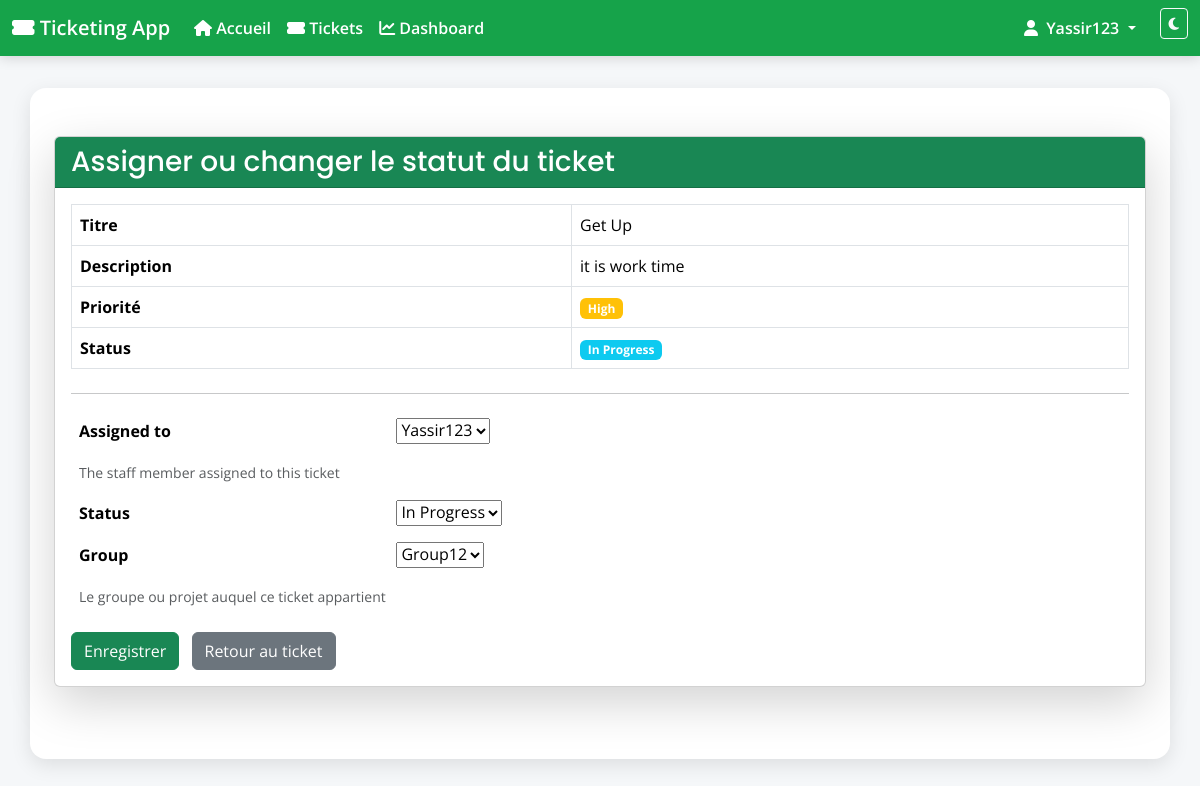
The app's page /tickets/1/assign/ (signed in) with its own data.
### tickets/models.py (models this page shows, shortened)
class Ticket(models.Model):
    TICKET_TYPE_CHOICES = [
        ('demande', 'Demande'),
        ('incident', 'Incident'),
    ]
    STATUS_CHOICES = [
        ('open', 'Open'),
        ('in_progress', 'In Progress'),
        ('closed', 'Closed'),
    ]
    PRIORITY_CHOICES = [
        ('low', 'Low'),
        ('medium', 'Medium'),
        ('high', 'High'),
    ]
    title = models.CharField(max_length=200)   # Title of the ticket
    description = models.TextField()           # Detailed description
    type = models.CharField(
        max_length=20,
        choices=TICKET_TYPE_CHOICES,
        default='demande'
    )
    status = models.CharField(
        max_length=20,
        choices=STATUS_CHOICES,
        default='open'                         # Default status is 'open'
    )
    priority = models.CharField(
        max_length=10,
        choices=PRIORITY_CHOICES,
        default='medium'                       # Default priority is 'medium'
    )
    created_by = models.ForeignKey(
        User, related_name='tickets_created', on_delete=models.CASCADE
    )                                          # User who created the ticket
    assigned_to = models.ForeignKey(
        User, related_name='tickets_assigned', on_delete=models.SET_NULL,
        null=True, blank=True,
        help_text="The staff member assigned to this ticket"
    )                                          # Staff member assigned to the ticket
    group = models.ForeignKey(
        Group, related_name='tickets', on_delete=models.CASCADE, null=True, blank=True,
        help_text="Le groupe ou projet auquel ce ticket appartient"
    )                                          # Group or project the ticket belongs to
    created_at = models.DateTimeField(auto_now_add=True)   # Creation timestamp
    updated_at = models.DateTimeField(auto_now=True)       # Last update timestamp
    closed_at = models.DateTimeField(null=True, blank=True) # When ticket was closed

### tickets/views.py (the view)
# urls.py: path('<int:pk>/assign/', views.ticket_assign, name='ticket_assign'),  # Assignment URL
@login_required
@user_passes_test(is_staff)
def ticket_assign(request, pk):
    ticket = get_object_or_404(Ticket, pk=pk)  # Get the ticket or return 404
    if request.method == 'POST':
        form = TicketAssignForm(request.POST, instance=ticket)
        if form.is_valid():
            form.save()  # Save the assignment and status change
            return redirect('tickets:ticket_detail', pk=ticket.pk)  # Redirect to ticket detail
    else:
        form = TicketAssignForm(instance=ticket)  # Pre-fill form with current data
    return render(request, 'tickets/ticket_assign.html', {'form': form, 'ticket': ticket})

### tickets/forms.py
class TicketAssignForm(forms.ModelForm):
    class Meta:
        model = Ticket
        fields = ['assigned_to', 'status', 'group']

### tickets/models.py (called while the page is built)
    def __str__(self):
        return self.name

### tickets/views.py (called while the page is built)
def is_staff(user):
    return user.is_staff or user.is_superuser

### tickets/templates/tickets/ticket_assign.html (shortened to what this page needs)
{% extends 'appli_ticketing/base.html' %}
{% block content %}
<div class="card shadow-lg mb-4">
  <div class="card-header bg-success text-white">
    <h3 class="mb-0">Assigner ou changer le statut du ticket</h3>
  </div>
  <div class="card-body">
    <table class="table table-bordered mb-4">
      <tbody>
        <tr>
          <th scope="row">Titre</th>
          <td>{{ ticket.title }}</td>
        </tr>
        <tr>
          <th scope="row">Description</th>
          <td>{{ ticket.description }}</td>
        </tr>
        <tr>
          <th scope="row">Priorité</th>
          <td><span class="badge bg-warning">{{ ticket.get_priority_display }}</span></td>
        </tr>
        <tr>
          <th scope="row">Status</th>
          <td><span class="badge bg-info">{{ ticket.get_status_display }}</span></td>
        </tr>
      </tbody>
    </table>
    <hr>
    <form method="post" novalidate>
      <table class="table table-borderless">
        <tbody>
          {% for field in form %}
            <tr>
              <th class="align-middle" style="width: 30%;">{{ field.label }}</th>
              <td>{{ field }}</td>
            </tr>
            {% if field.help_text %}
              <tr><td colspan="2"><small class="form-text text-muted">{{ field.help_text }}</small></td></tr>
            {% endif %}
          {% endfor %}
        </tbody>
      </table>
      <button type="submit" class="btn btn-success">Enregistrer</button>
      <a href="{% url 'tickets:ticket_detail' ticket.pk %}" class="btn btn-secondary ms-2">Retour au ticket</a>
    </form>
  </div>
</div>
{% endblock %}

### appli_ticketing/templates/appli_ticketing/base.html (shortened to what this page needs)
<!DOCTYPE html>
<html lang="en">
<head>
  <link href="https://cdn.jsdelivr.net/npm/bootstrap@5.3.3/dist/css/bootstrap.min.css" rel="stylesheet">
  <link rel="stylesheet" href="https://cdnjs.cloudflare.com/ajax/libs/font-awesome/6.5.1/css/all.min.css">
</head>
<body>
    <nav class="navbar navbar-expand-lg navbar-dark">
        <div class="container-fluid">
            <a class="navbar-brand" href="{% url 'home' %}"><i class="fa fa-ticket-alt"></i> Ticketing App</a>
            <div class="collapse navbar-collapse" id="navbarNav">
                <ul class="navbar-nav me-auto">
                    <li class="nav-item">
                        <a class="nav-link" href="{% url 'home' %}"><i class="fa fa-home"></i> Accueil</a>
                    </li>
                    <li class="nav-item">
                        <a class="nav-link" href="/tickets/"><i class="fa fa-ticket-alt"></i> Tickets</a>
                    </li>
                    <li class="nav-item">
                        <a class="nav-link" href="{% url 'dashboard' %}"><i class="fa-solid fa-chart-line"></i> Dashboard</a>
                    </li>
                </ul>
                <ul class="navbar-nav">
                    {% if user.is_authenticated %}
                        <li class="nav-item dropdown">
                            <a class="nav-link dropdown-toggle" href="#" id="navbarDropdown" role="button" data-bs-toggle="dropdown" aria-expanded="false">
                                <i class="fa fa-user me-1"></i> {{ user.username }}
                            </a>
                        </li>
                    {% endif %}
                    <li class="nav-item">
                        <button onclick="toggleDarkMode()" class="btn btn-sm btn-outline-light ms-3"><i class="fa fa-moon"></i></button>
                    </li>
                </ul>
            </div>
        </div>
    </nav>
    <div class="container">
        {% block content %}{% endblock %}
    </div>
    <div class="toast-container position-fixed bottom-0 end-0 p-3">
        </div>
</body>
</html>

### appli_ticketing/templates/appli_ticketing/base.html (style rules this page uses)
:root { --bs-primary: #16a34a; --bs-primary-rgb: 22,163,74; --bs-success: #16a34a; --primary: #16a34a; --primary-700: #15803d; --accent: #0ea5e9; --light-bg: #f5f7f9; --surface: #ffffff; --text: #1f2937; --muted: #6b7280; --on-primary: #ffffff; --shadow: 0 6px 20px rgba(0,0,0,.10); --ring: rgba(22,163,74,.35); }
body { font-family: 'Open Sans', sans-serif; background: var(--light-bg); color: var(--text); transition: background-color .25s, color .25s; }
.navbar { background: var(--primary) !important; box-shadow: 0 2px 12px rgba(0,0,0,.15); }
.navbar .navbar-brand, .navbar .nav-link { color: var(--on-primary) !important; font-weight: 600; }
.container { padding: 3rem 1.5rem; margin-top: 2rem; background: var(--surface); border-radius: 16px; box-shadow: var(--shadow); }
h1, h2, h3 { font-family: 'Poppins', sans-serif; }
.card-header { background: var(--primary); color: var(--on-primary); }
.card-header h1, .card-header h2, .card-header h3 { color: var(--on-primary) !important; }

### records on screen
Ticket: title "Get Up", description "it is work time", priority "High", status "In Progress", form "Yassir123" "In Progress" "Group12"

### other values on screen
{{ user.username }} "Yassir123"
{{ field.label }} "Assigned to" "Status" "Group"
{{ field.help_text }} "The staff member assigned to this ticket" "Le groupe ou projet auquel ce ticket appartient"
